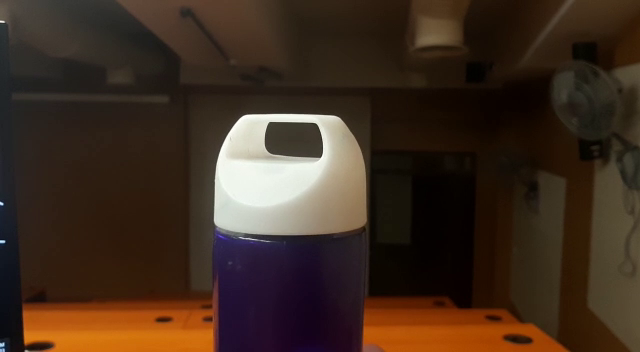
#> input picture frame 22 of Q5/dataset/Sample01.mp4, 640 x 352 px
$ python '02 - Optical flow.py'
#> lines starting #> are read from the running program, lines starting #| are printed output that depends on the picture
import cv2
import numpy as np

# Read input video
cap = cv2.VideoCapture(r"D:\MTECH\PROJECT\CV\ASSIGNMENT\REPOSITORY\computer-vision-hands-on\Q5\dataset\Sample01.mp4") #sample01.mp4 is the input video

# Create object for optical flow
prev_frame = None #prev_frame is the previous frame
hsv = None #hsv is the hue saturation value

# Iterate through video frames
while cap.isOpened(): #isOpened() is used to check if the video is opened or not
    ret, frame = cap.read() #read() is used to read the video frame by frame
#> frame is the input picture: shape (352, 640, 3); mean B, G, R 31.8, 44.9, 62.8
    if not ret: #if the video is not opened then
        break #break is used to exit the loop

    # Convert frame to grayscale
    gray = cv2.cvtColor(frame, cv2.COLOR_BGR2GRAY) #cvtColor() is used to convert the frame from BGR to grayscale and BGR2GRAY is the flag used to convert the frame from BGR to grayscale
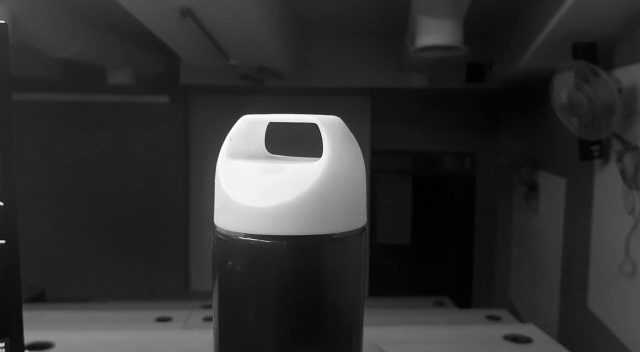
#> gray: shape (352, 640); min 1, max 255, mean 48.7

    # Calculate optical flow using Lucas-Kanade method
    if prev_frame is not None: #if the previous frame is not None then
        flow = cv2.calcOpticalFlowFarneback(prev_frame, gray, None, 0.5, 3, 15, 3, 5, 1.2, 0) #calcOpticalFlowFarneback() is used to calculate the optical flow using the Lucas-Kanade method and None is the input image, 0.5 is the pyr_scale, 3 is the levels, 15 is the winsize, 3 is the iterations, 5 is the poly_n, 1.2 is the poly_sigma, 0 is the flags

        # Convert flow vectors to polar coordinates
        mag, ang = cv2.cartToPolar(flow[...,0], flow[...,1]) #cartToPolar() is used to convert the flow vectors to polar coordinates and flow[...,0] is the x component of the flow vector and flow[...,1] is the y component of the flow vector

        # Normalize magnitude values
        mag = cv2.normalize(mag, None, 0, 255, cv2.NORM_MINMAX) #normalize() is used to normalize the magnitude values and cv2.NORM_MINMAX is the flag used to normalize the magnitude values

        # Convert angle values to hue channel
        hsv[...,0] = ang * 180 / np.pi / 2 #np.pi is the value of pi and /2 is used to convert the angle values to hue channel

        # Set value channel to normalized magnitude values
        hsv[...,2] = cv2.normalize(mag, None, 0, 255, cv2.NORM_MINMAX) #cv2.NORM_MINMAX is the flag used to normalize the magnitude values

        # Convert HSV image back to BGR for display
        optical_flow = cv2.cvtColor(hsv, cv2.COLOR_HSV2BGR) #cv2.COLOR_HSV2BGR is the flag used to convert the HSV image back to BGR for display

        # Display optical flow image
        cv2.imshow('Optical Flow', optical_flow) #optical_flow is the optical flow image

    # Update previous frame
    prev_frame = gray.copy() #copy() is used to copy the grayscale frame to the previous frame

    # Create object for HSV image
    if hsv is None: #if the hsv is None then
        hsv = np.zeros_like(frame) #zeros_like() is used to create an object for the HSV image
        hsv[...,1] = 255 #hsv[...,1] is the saturation channel of the HSV image

    # Wait for key press
    if cv2.waitKey(1) == ord('q'): #waitKey() is used to wait for a key press and ord('q') is used to exit the loop
#> (key q is pressed here)
        break #break is used to exit the loop

# Release video capture and close windows
cap.release() #release() is used to release the video capture
cv2.destroyAllWindows() #destroyAllWindows() is used to close all the windows

$ run again, starting later in the video
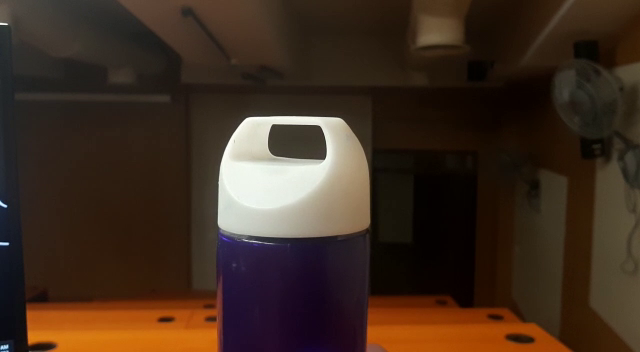
#> input picture frame 100 of Q5/dataset/Sample01.mp4, 640 x 352 px
#> frame is the input picture: shape (352, 640, 3); mean B, G, R 31.8, 44.9, 62.7
#> `gray = cv2.cvtColor(frame, cv2.COLOR_BGR2GRAY)`:
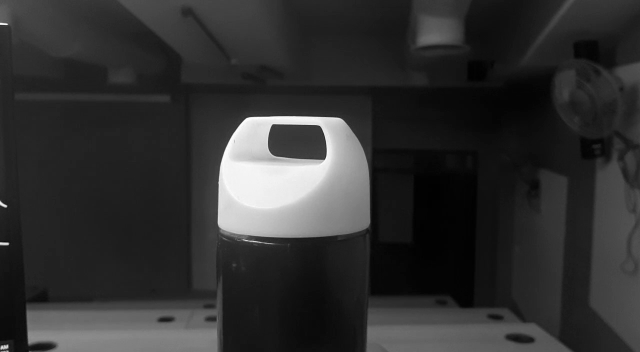
#> gray: shape (352, 640); min 1, max 255, mean 48.7

$ run again, starting later in the video
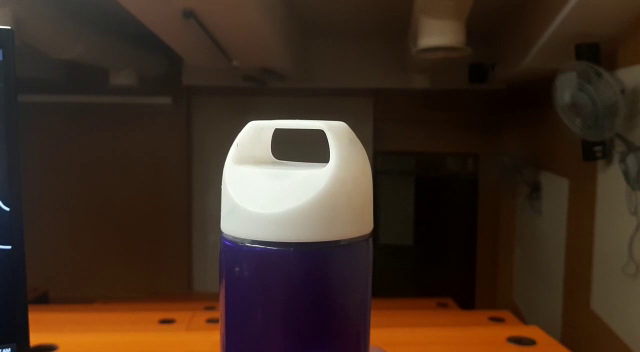
#> input picture frame 178 of Q5/dataset/Sample01.mp4, 640 x 352 px
#> frame is the input picture: shape (352, 640, 3); mean B, G, R 32.7, 45.5, 63
#> `gray = cv2.cvtColor(frame, cv2.COLOR_BGR2GRAY)`:
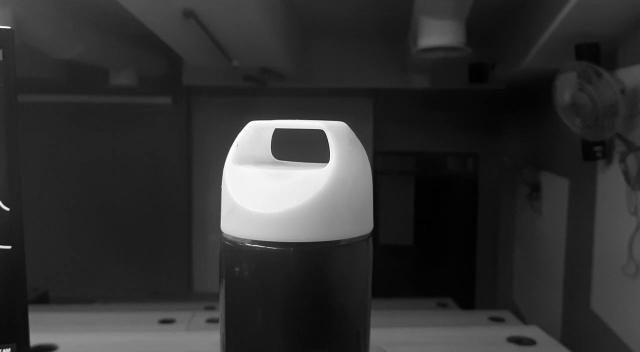
#> gray: shape (352, 640); min 1, max 255, mean 49.2
